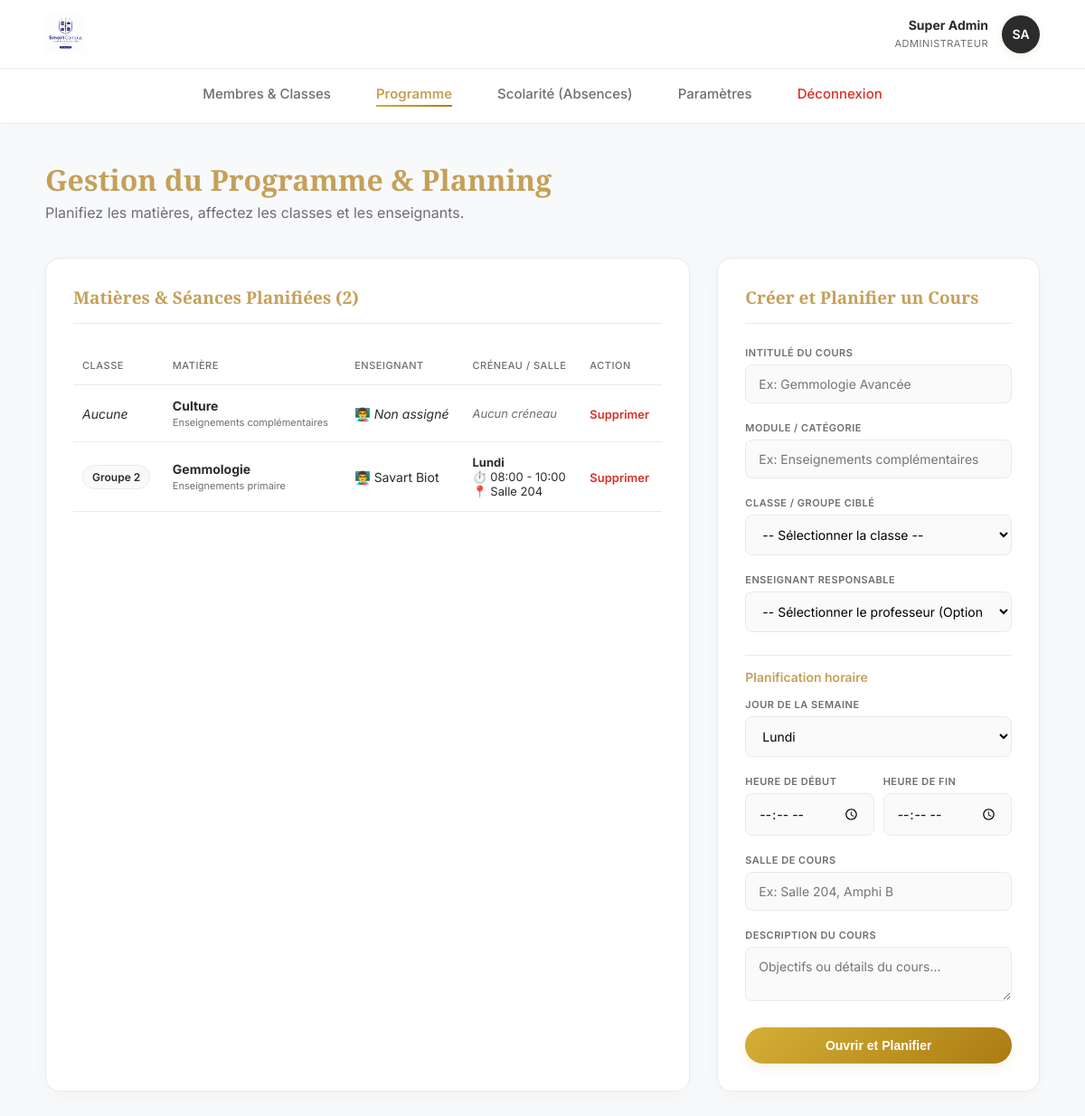
The app's page /gestion_cours.php (signed in), older data.
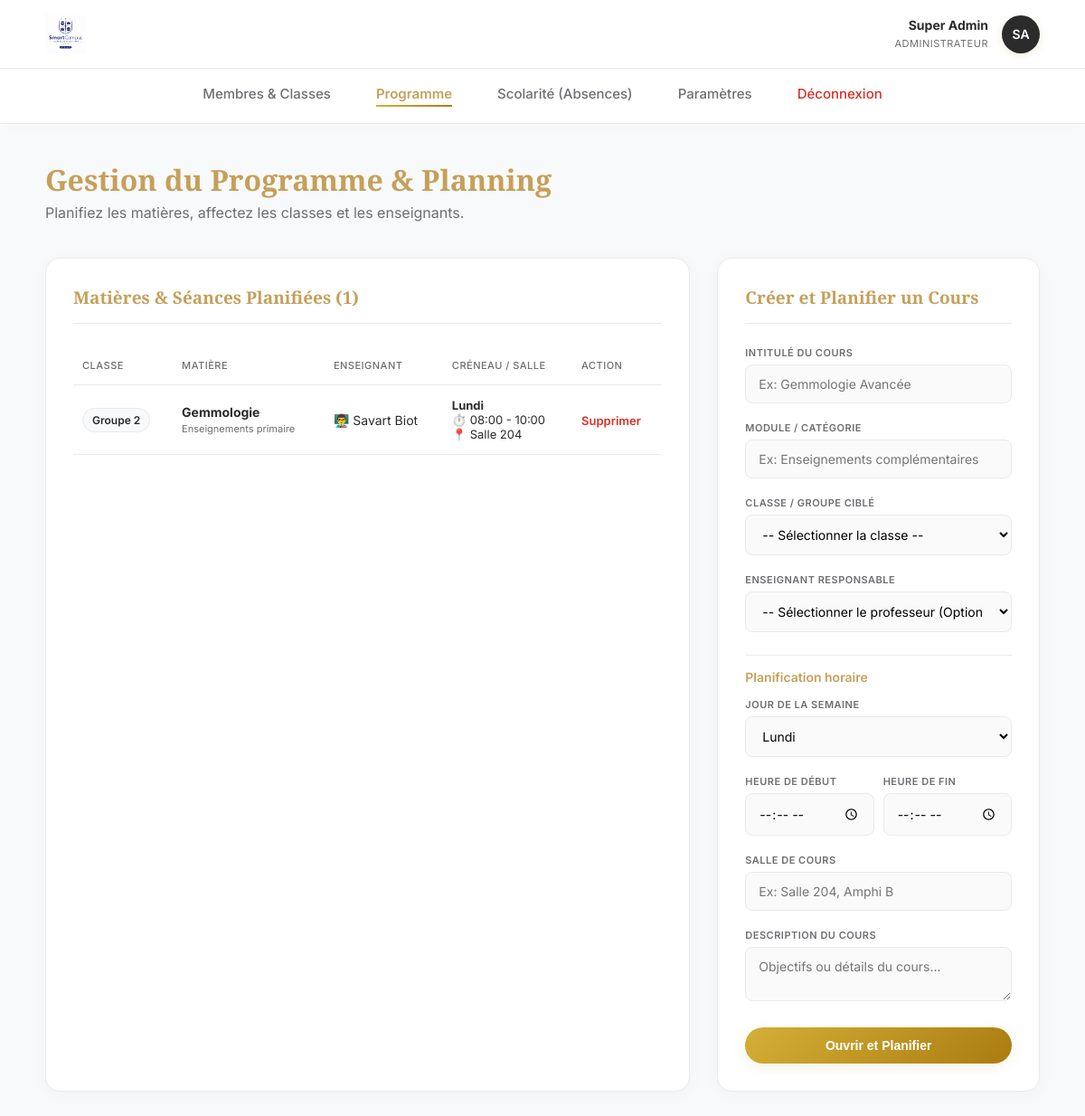
The same page, newer data.
### tables this page shows
CREATE TABLE cours (
        id INTEGER PRIMARY KEY AUTOINCREMENT,
        titre TEXT NOT NULL,
        categorie TEXT NOT NULL,
        description TEXT,
        groupe_id INTEGER,
        professeur_id INTEGER,
        FOREIGN KEY(groupe_id) REFERENCES groupes(id) ON DELETE CASCADE,
        FOREIGN KEY(professeur_id) REFERENCES utilisateurs(id) ON DELETE SET NULL
    );

CREATE TABLE groupes (
        id INTEGER PRIMARY KEY AUTOINCREMENT,
        nom TEXT NOT NULL UNIQUE
    );

CREATE TABLE utilisateurs (
        id INTEGER PRIMARY KEY AUTOINCREMENT,
        prenom TEXT NOT NULL,
        nom TEXT NOT NULL,
        email TEXT UNIQUE NOT NULL,
        role TEXT CHECK(role IN ('etudiant', 'professeur', 'administrateur')) NOT NULL,
        mot_de_passe_hash TEXT NOT NULL,
        statut_compte TEXT DEFAULT 'actif',
        groupe_id INTEGER,
        FOREIGN KEY(groupe_id) REFERENCES groupes(id) ON DELETE SET NULL
    );

CREATE TABLE cours_creneaux (
        id INTEGER PRIMARY KEY AUTOINCREMENT,
        cours_id INTEGER NOT NULL,
        jour_semaine INTEGER NOT NULL CHECK(jour_semaine BETWEEN 1 AND 7),
        heure_debut TIME NOT NULL,
        heure_fin TIME NOT NULL,
        salle TEXT NOT NULL,
        FOREIGN KEY(cours_id) REFERENCES cours(id) ON DELETE CASCADE
    );

### gestion_cours.php (the view, shortened to what the changed rows need)
<?php
require_once 'db.php';
$liste_cours = $db->query("
    SELECT c.id, c.titre, c.categorie, g.nom as nom_groupe, u.nom as prof_nom, u.prenom as prof_prenom,
           cc.jour_semaine, cc.heure_debut, cc.heure_fin, cc.salle
    FROM cours c
    LEFT JOIN groupes g ON c.groupe_id = g.id
    LEFT JOIN utilisateurs u ON c.professeur_id = u.id
    LEFT JOIN cours_creneaux cc ON c.id = cc.cours_id
    ORDER BY g.nom, cc.jour_semaine, cc.heure_debut
")->fetchAll(PDO::FETCH_ASSOC);
$jours_label = [1 => 'Lundi', 2 => 'Mardi', 3 => 'Mercredi', 4 => 'Jeudi', 5 => 'Vendredi', 6 => 'Samedi', 7 => 'Dimanche'];
?>
<!DOCTYPE html>
<html lang="fr">
<head>
    <link rel="stylesheet" href="style.css">
</head>
<body>
    <div class="container">
        <div style="margin-bottom: 40px;">
            <h1 style="margin:0; color:var(--primary);">Gestion du Programme & Planning</h1>
        </div>
        <div class="dashboard-grid">
            <div class="card">
                <div class="card-header"><h2>Matières & Séances Planifiées (<?= count($liste_cours) ?>)</h2></div>
                <table>
                    <tr><th>Classe</th><th>Matière</th><th>Enseignant</th><th>Créneau / Salle</th><th>Action</th></tr>
                    <?php foreach ($liste_cours as $c): ?>
                        <tr>
                            <td><?= $c['nom_groupe'] ? '<span class="badge badge-neutral">'.htmlspecialchars($c['nom_groupe']).'</span>' : '<em>Aucune</em>' ?></td>
                            <td>
                                <strong><?= htmlspecialchars($c['titre']) ?></strong><br>
                                <span style="font-size:11px; color:var(--text-muted);"><?= htmlspecialchars($c['categorie']) ?></span>
                            </td>
                            <td>👨‍🏫 <?= $c['prof_nom'] ? htmlspecialchars($c['prof_nom'] . ' ' . $c['prof_prenom']) : '<em>Non assigné</em>' ?></td>
                            <td style="font-size:13px;">
                                <?php if ($c['jour_semaine']): ?>
                                    <strong><?= $jours_label[$c['jour_semaine']] ?></strong><br>
                                    ⏱️ <?= date('H:i', strtotime($c['heure_debut'])) ?> - <?= date('H:i', strtotime($c['heure_fin'])) ?><br>
                                    📍 <?= htmlspecialchars($c['salle']) ?>
                                <?php else: ?>
                                    <span style="color:var(--text-muted); font-style:italic;">Aucun créneau</span>
                                <?php endif; ?>
                            </td>
                            <td>
                                <a href="gestion_cours.php?action=supprimer&id=<?= $c['id'] ?>" style="color:var(--danger); font-weight:600; text-decoration:none; font-size:13px;" onclick="return confirm('Attention ! Supprimer ce cours supprimera définitivement ses créneaux, ses notes et ses présences. Continuer ?');">Supprimer</a>
                            </td>
                        </tr>
                    <?php endforeach; ?>
                </table>
            </div>
            <div class="card">
                <div class="card-header"><h2>Créer et Planifier un Cours</h2></div>
            </div>
        </div>
    </div>
</body>
</html>

Row changes from the older to the newer data that the page shows:
removed cours: shows "Aucune", titre "Culture", categorie "Enseignements complémentaires", shows "Non assigné", shows "Aucun créneau"
Text that changed along with them:
count($liste_cours): "2" → "1"
